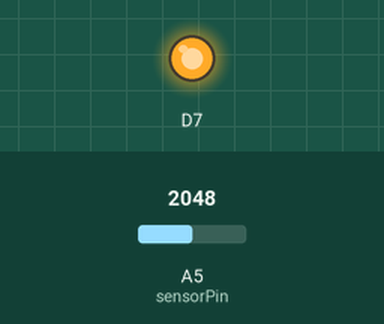
This sketch was run on a simulated Particle Photon. On the bench: output pins drawn as LEDs (lit = HIGH). The inputs (shaded band) are chosen by the test bench; at power-on: A5 (sensorPin) = 2048.

Above: at 10.8 s.
10.9 s: A5 (sensorPin) set to 212
21.2 s: A5 (sensorPin) set to 193
At 31.2 s:
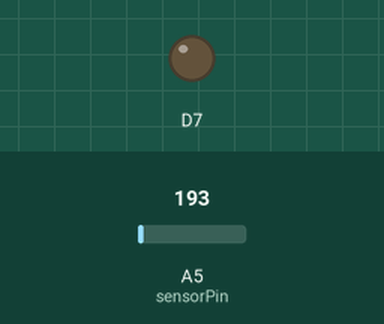
31.5 s: A5 (sensorPin) set to 491
At 40.8 s:
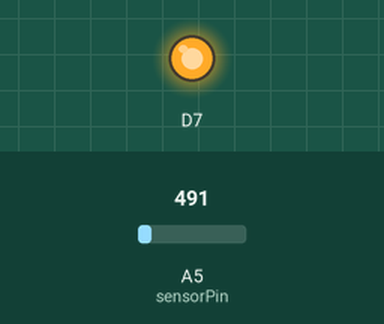
41.6 s: A5 (sensorPin) set to 0
At 51.5 s:
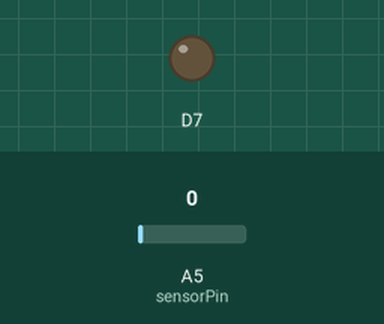
Timing chart, 0 to 52.6 s (numbered marks = the images above; inputs shaded):
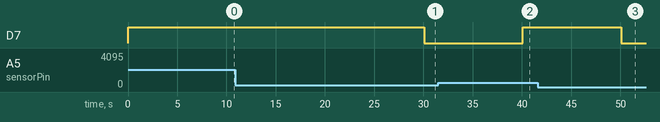

The sketch:

sunlightTrigger.ino
```cpp
int compval = 200; // compare value
int lightval; // intitailising int which store analog read value
int sensorPin = A5; // pin which takes  analog input
void setup() {
    pinMode(sensorPin,INPUT);
    pinMode(D7,OUTPUT);
}

void loop() {

    digitalWrite(D7,LOW);
    lightval = analogRead(sensorPin); // reading data

    if (lightval > compval){ //if high then publish sunny
        digitalWrite(D7,HIGH);
        Particle.publish("light_stat","sunny");
        delay(10000);
    }
    else{
        Particle.publish("light_stat","shady"); // else publish shady
        delay(10000);
    }

}
```

Measured:
- the behaviour switches between 201 and 200 on A5 (sensorPin) (found by bisection; images 0 and 1)
- after the input at 21.2 s, D7: HIGH → LOW after 8.9 s
- after the input at 31.5 s, D7: LOW → HIGH after 8.6 s
- after the input at 41.6 s, D7: HIGH → LOW after 8.5 s
